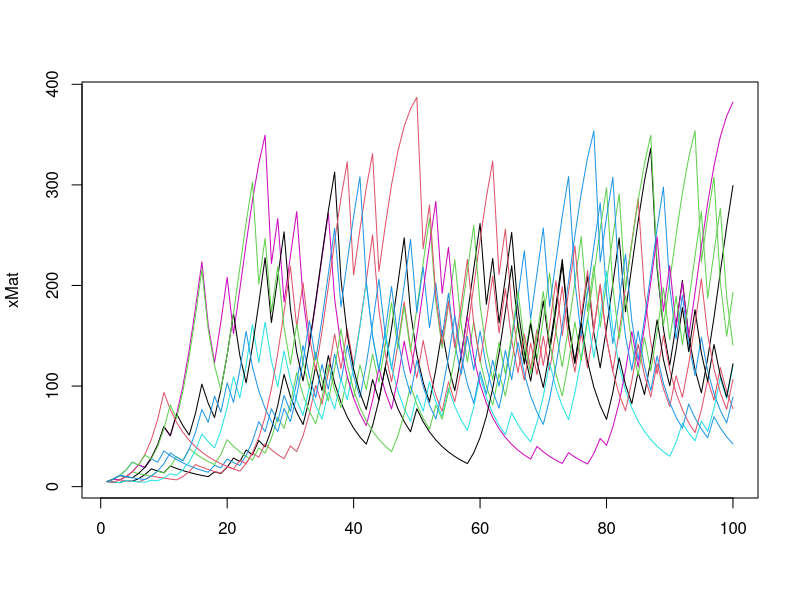

Write the R code that produced this figure.
# a simulator for the stochastic difference equation
# x[n+1]=x[n]*r[n+1]*exp(-a*x[n])
# where a is non-negative (strength of competition)
# x[n] density at time n
# r[n] is randomly draw from some list on numbers

# function to simulate
SPGFunction=function(x0=5,rs=c(0.9,1.5),a=0.001,finalN=100,howMany=10){
# set up and simulate! 
xMat=matrix(NA,nrow=finalN,ncol=howMany) # matrix to hold sims
xMat[1,]=x0 # setting first row to initial condition
for(i in 2:finalN){ # loop for the simulation
  r=sample(rs,size=howMany,replace = TRUE) # randomly choose r multipliers
  xMat[i,]=xMat[i-1,]*r*exp(-a*xMat[i-1,]) # update population densities. 
}
return(xMat)
}
## plot
xMat=SPGFunction()
matplot(xMat,type="l",lty=1)